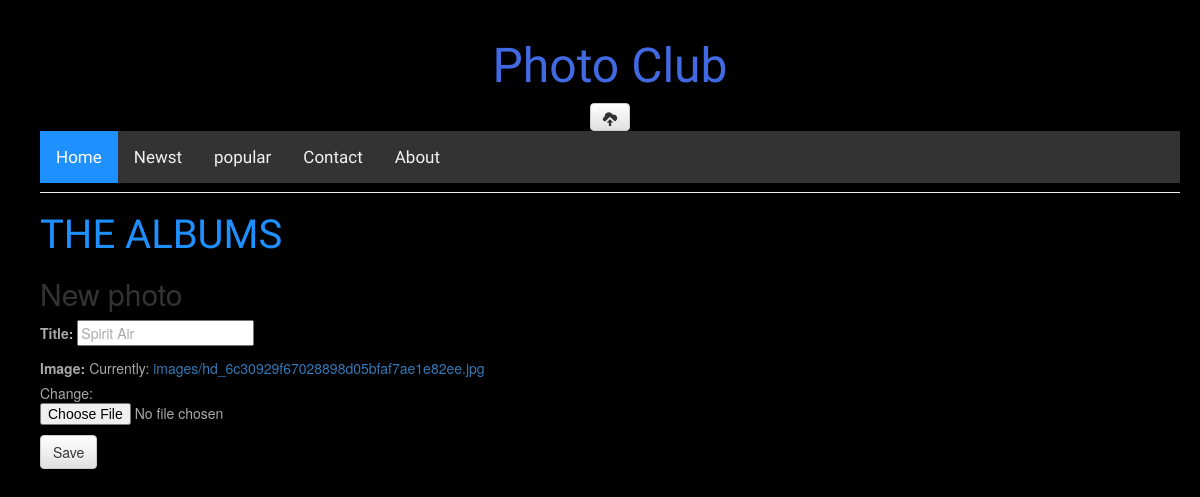
Page /home/photo/2/edit/ on the earlier database version.
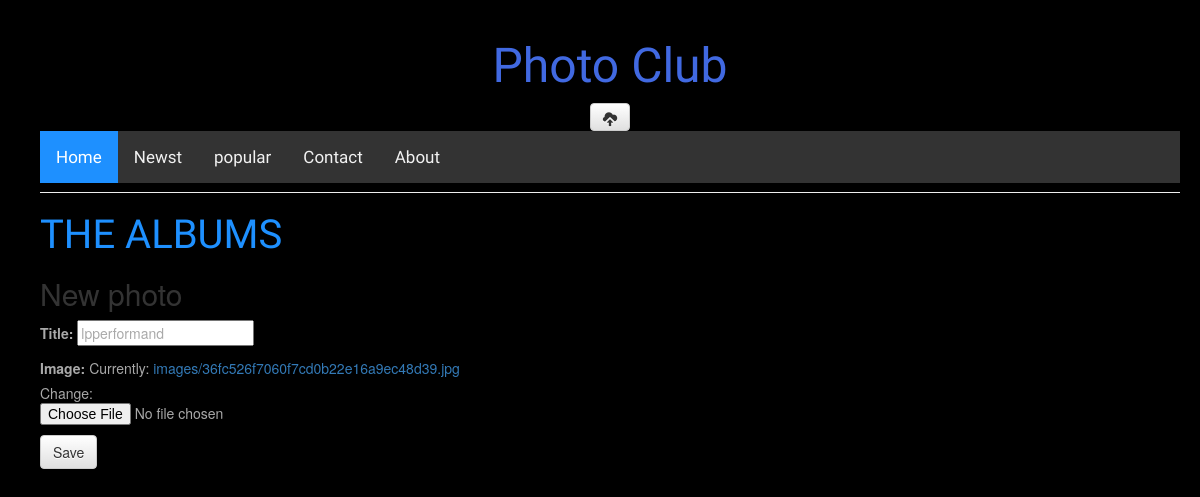
Same page on the later database version.
### photo_club/models.py (models this page shows, shortened)
class Photo(models.Model):
    image = models.ImageField(upload_to='images', height_field=None, width_field=None)
    owner = models.ForeignKey(settings.AUTH_USER_MODEL, on_delete=models.CASCADE)
    title = models.CharField(max_length =100, blank=True)
    published_date = models.DateTimeField(blank=True, null=True)
    tags = models.ManyToManyField(Tag, null=True)

### photo_club/views.py (the view)
# urls.py: path('photo/<int:pk>/edit/', views.photo_edit, name='photo_edit'),
def photo_edit(request, pk):
    post = get_object_or_404(Photo, pk=pk)
    if request.method == "POST":
        form = PhotoForm(request.POST,request.FILES, instance=post)
        if form.is_valid():
            post.save()
            return redirect('photo_detail', pk=post.pk)
    else:
        form = PhotoForm(instance=post)
    return render (request, 'photo_club/photo_edit.html', {'form': form} )

### photo_club/forms.py
class PhotoForm(forms.ModelForm):
    class Meta:
        model = Photo
        fields = ('title','image',)

### photo_club/templates/photo_club/photo_edit.html
{% extends 'photo_club/base.html' %}
{% block content %}
    <h2>New photo</h2>
    <form method="POST" class="photo-form" enctype="multipart/form-data">{% csrf_token %}
        {{ form.as_p }}
        <button type="submit" class="save btn btn-default" value="Update">Save</button>
    </form>
{% endblock %}

Differences in the rows shown:
changed Photo: title "Spirit Air" → "lpperformand"
Other differences:
text no longer shown: "Title: Image: Currently: images/hd_6c30929f67028898d05bfaf7ae1e82ee.jpg Change:"
text now shown: "Title: Image: Currently: images/36fc526f7060f7cd0b22e16a9ec48d39.jpg Change:"
